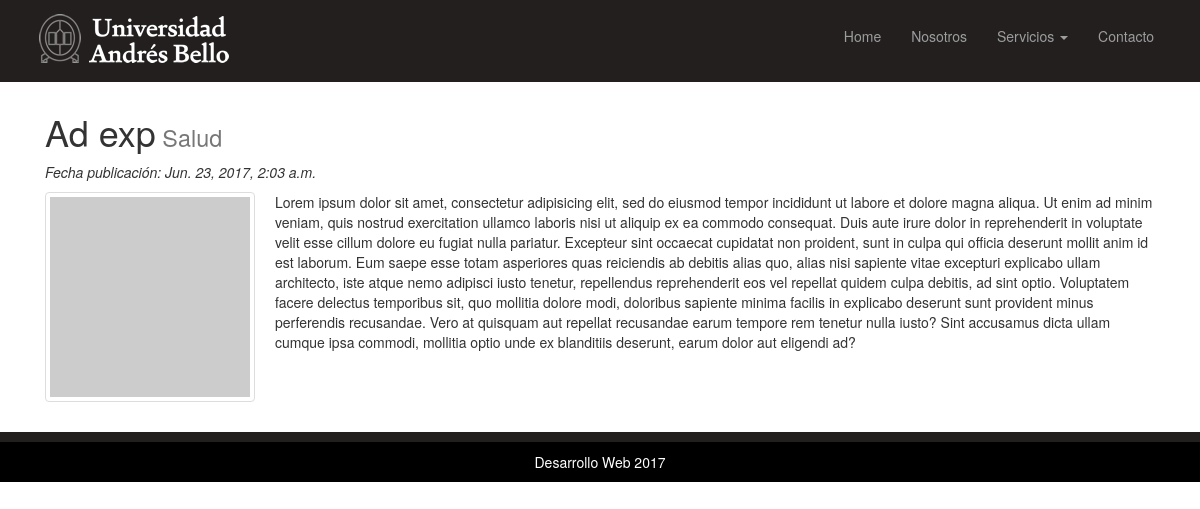
The app's page /noticia/edit/99 with its own data.
### unab/models.py (models this page shows, shortened)
class Noticia(models.Model):
    name = models.CharField(max_length=20)
    contenido = models.TextField()
    category = models.ForeignKey(Category)
    sort_order = models.IntegerField()
    created = models.DateTimeField(auto_now_add=True)
    modified = models.DateTimeField(auto_now=True)

class Category(models.Model):
    name = models.CharField(max_length=144)
    sort_order = models.IntegerField()
    created = models.DateTimeField(auto_now_add=True)
    modified = models.DateTimeField(auto_now=True)

### unab/views.py (the view)
# urls.py: url(r'^edit/(?P<pk>\d+)$', views.noticia_update, name='noticia_edit'),
def noticia_update(request, pk) :
    data = {}
    data['object_list'] = Noticia.objects.filter(pk=pk)
    template_name = 'noticia/noticia_detalle.html'
    return render(request, template_name, data)

### templates/noticia/noticia_detalle.html (shortened to what this page needs)
{% extends 'index.html' %}
{% load thumbnail %}
{% block content %}
  <section>
    <div class="container">
      <div class="col-lg-12">
      {% for noticia in object_list|slice:":1" %}
        <h1>{{noticia.name}}<small> {{noticia.category.name}}</small></h1>
        <p><em>Fecha publicación: {{noticia.created}}</em></p>
        <img src="http://placehold.it/200x200" alt="" class="img-responsive img-thumbnail pull-left img-margin-right">
        <p>{{noticia.contenido}}</p>
        {% endfor %}
      </div>
    </div>
  </section>
  {% endblock %}

### static/css/style.css (style rules this page uses)
.img-margin-right { margin-right: 20px; }

### records on screen
Noticia: name "Ad exp", category.name "Salud", created "Jun. 23, 2017, 2:03 a.m.", contenido "Lorem ipsum dolor sit amet, consectetur adipisicing elit, sed do eiusmod tempor incididunt ut labore et dolore magna aliqua. Ut enim ad minim veniam, quis nostrud exercitation ullamco laboris nisi ut aliquip ex ea commodo consequat. Duis aute irure dolor in reprehenderit in voluptate velit esse cillum dolore eu fugiat nulla pariatur. Excepteur sint occaecat cupidatat non proident, sunt in culpa qui officia deserunt mollit anim id est laborum. Eum saepe esse totam asperiores quas reiciendis ab debitis alias quo, alias nisi sapiente vitae excepturi explicabo ullam architecto, iste atque nemo adipisci iusto tenetur, repellendus reprehenderit eos vel repellat quidem culpa debitis, ad sint…"
